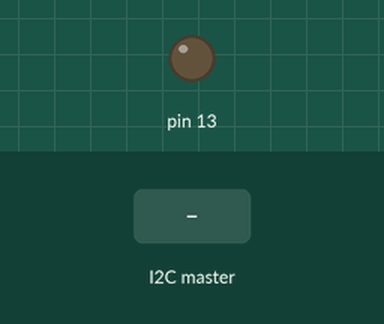
This sketch was run on a simulated Arduino Uno, built with avr-gcc and run on an emulated ATmega328P. On the bench: output pins drawn as LEDs (lit = HIGH). Inputs (shaded band) come from the test bench.

Above: at 1.2 s.
1.3 s: the I2C master sends the byte 0
At 1.7 s:
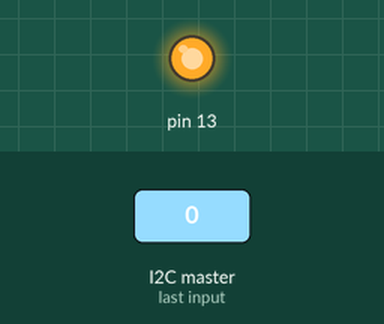
2.8 s: the I2C master sends the byte 1
At 4.0 s:
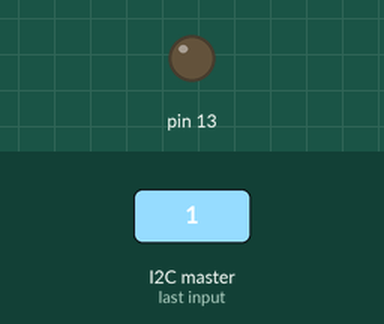
Timing chart, 0 to 5.8 s (numbered marks = the images above; inputs shaded):
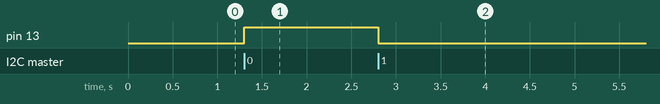

The sketch:

SE_exercicios_de_laboratorio_20_master.ino
```cpp
/*
* I2C_Master
* Echo Serial data to an I2C slave
*/
#include <Wire.h>

#define BAUD_RATE 9600
#define BAUD_RATE_DIVISOR (F_CPU / 16 / BAUD_RATE - 1)

const int my_address = 1; // the address to be used when operating as slave (choose between 1 and 127, must be different from other numbers already in use)
const int dest_address = 2; // address of the destination slave Arduino
volatile unsigned char update=0; // flags an update to the blink rate of the slave
volatile char c;

void setup()
{
  DDRB = 1 << DDB5;  // Set PB5/D13 is an output
  USART_init();
  Wire.begin(my_address); // join I2C bus using this address (insert correct address)
  Wire.onReceive(receiveEvent); // register event (I2C interrupt) to handle requests
  asm("SEI"); //enable global interrupt
}


void loop()
{
  if (update==1){
    Wire.beginTransmission(dest_address); // transmit to slave device (insert correct address)
    Wire.write(c);
    Wire.endTransmission();
    update=0; // update finalized
  }
}

//**************************************************************
//USART_init: initializes the USART system
//**************************************************************
void USART_init(void)
{
  UCSR0A = 0<<TXC0 | 0<<U2X0 | 0<<MPCM0;
  UCSR0B = 1<<RXCIE0 | 0<<TXCIE0 | 0<<UDRIE0 | 1<<RXEN0 | 1<<TXEN0 | 0<<UCSZ02 | 0<<TXB80;
  UCSR0C = 0<<UMSEL01 | 0<<UMSEL00 | 0<<UPM01 | 0<<UPM00 | 0<<USBS0 | 1<<UCSZ01 | 1<<UCSZ00 | 0<<UCPOL0;

  //Baud Rate initialization
  UBRR0 = BAUD_RATE_DIVISOR;
}

ISR(USART_RX_vect) {
  c = UDR0; // read incoming byte to clear interrupt flag
  update=1; // new character received. Flag an update transmission to the slave
}

void receiveEvent(int howMany)
{
  	while(Wire.available() > 0)
 	 {
    		unsigned char ledOFF= Wire.read(); // receive byte as a character

    		// turn ON/OFF LED on PB5/D13 depending on the character arriving on I2C
    		if (ledOFF){
     		    PORTB = 0 << PORTB5; // Set PB5/D13 to Low (write a ‘0’ on the correct position of PORTB)
    		} else {
      		   PORTB = 1 << PORTB5; // Set PB5/D13 to High (write a ‘1’ on the correct position of PORTB)
    		}
    	}
  }
```

Measured:
- after the input at 1.3 s, pin 13: LOW → HIGH at once
- after the input at 2.8 s, pin 13: HIGH → LOW at once
